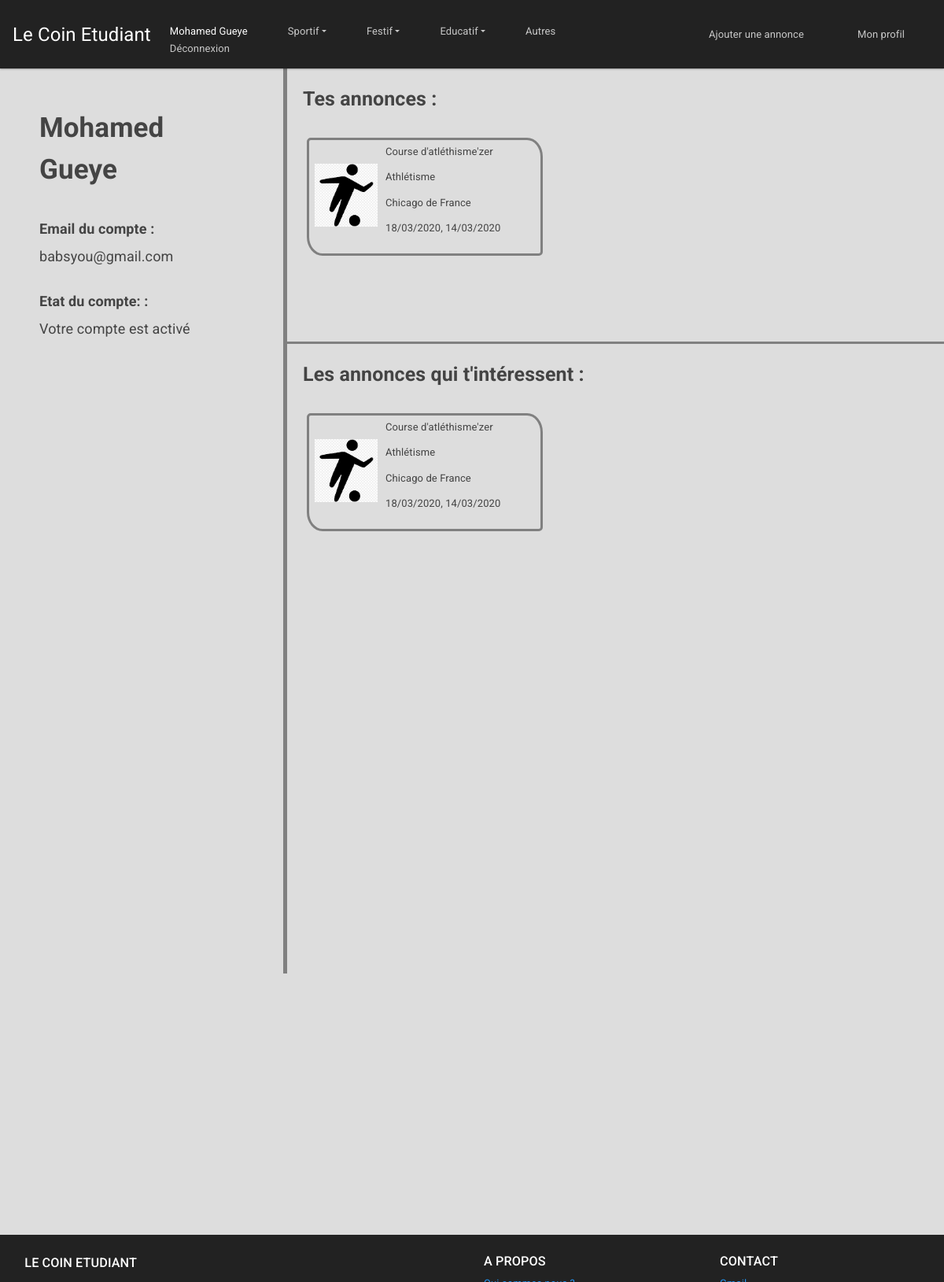
The app's page /controleur/Profil.ctrl.php (signed in) with its own data.
### tables this page shows
CREATE TABLE annonce (
	id INTEGER PRIMARY KEY,
  idClient INTEGER,
  categorie INTEGER,
	titre TEXT,
  contenu TEXT,
  adresse TEXT,
  nbParticipant INTEGER,
  nbInteresse INTEGER,
  departement TEXT,
  datePrevu INTEGER,
  dateHeure INTEGER,
	photo1 TEXT,
  photo2 TEXT,
  photo3 TEXT,
	FOREIGN KEY(idClient) REFERENCES client(id),
  FOREIGN KEY(categorie) REFERENCES categorie(id)
);

CREATE TABLE categorie(
  id INTEGER PRIMARY KEY,
  nom TEXT,
  idpere INTEGER,
  idTitreGlobal INTEGER
);

### modele/DAO.class.php (called while the page is built, shortened)
<?php
class DAO
{
  private $db;
  function __construct()
  {
    try {
      $this->db = new PDO('sqlite:../modele/data/data.db');
    } catch (Exception $e) {
      die("erreur de connexion:".$e->getMessage());
    }
  }
  function getCategorie($idAnnonce): string {
    $requeteSQL = "SELECT C.nom FROM categorie C, annonce A WHERE A.id =$idAnnonce AND A.categorie=C.id";
    $retour = $this->db->query($requeteSQL);
    $categorie = $retour->fetch()[0];
    return $categorie;
  }
  function getAdresse($idAnnonce): string {
    $requeteSQL = "SELECT adresse FROM annonce WHERE id =$idAnnonce";
    $retour = $this->db->query($requeteSQL);
    $addr = $retour->fetch()[0];
    return $addr;
  }
  function getDateAnnonce($idAnnonce): string {
    $requeteSQL = "SELECT datePrevu FROM annonce WHERE id =$idAnnonce";
    $retour = $this->db->query($requeteSQL);
    $date = $retour->fetch()[0];
    return $date;
  }
  function getHeure($idAnnonce): string {
    $requeteSQL = "SELECT dateHeure FROM annonce WHERE id =$idAnnonce";
    $retour = $this->db->query($requeteSQL);
    $heure = $retour->fetch()[0];
    return $heure;
  }
  function getAnnoncesClient($idClient): array {
    $id = (int) $idClient;
    $requeteSQL = "SELECT * FROM annonce WHERE idClient =$id";
    $retourRequete = $this->db->query($requeteSQL);
    $tab_retour = $retourRequete->fetchAll(PDO::FETCH_CLASS, "Annonce");
    return $tab_retour;
  }
  function getAnnoncesFav(int $idClient): array {
    $requeteSQL = "SELECT A.* FROM favoris F, annonce A WHERE F.idClient =$idClient AND F.idAnnonce=A.id";
    $retourRequete = $this->db->query($requeteSQL);
    $tab_retour = $retourRequete->fetchAll(PDO::FETCH_CLASS, "Annonce");
    return $tab_retour;
  }
}
$dao = new DAO();
?>

### vue/Profilview.php (the view, shortened to what this page needs)
<!DOCTYPE html>
<html lang="en" dir="ltr">
<head>
  <link rel="stylesheet" href="../vue/css/bootstrap.min.css">
  <link rel="stylesheet" href="../vue/css/Profilview.css">
  <link rel="stylesheet" href="../vue/css/Header.css">
  <link rel="stylesheet" href='../vue/css/jquery.flipster.css'>
</head>
<body>
  <header>
    <?php include('header.php') ?>
  </header>
  <div class="corps">
    <div class="column" id="gauche" style="background-color:#ddd;">
      <p class="titreDiv" id="nomPrenom"> <?=$_SESSION['Client']->prenom?> <?=$_SESSION['Client']->nom?> </p>
      <div class="afficheMail">
        <label for="mail">Email du compte :</label>
        <p id="mail"> <?=$_SESSION['Client']->email?> </p>
      </div>
      <div class="afficheEtat">
        <label for="etat">Etat du compte: :</label>
        <?php if ($_SESSION['Client']->emailVerifie) { ?>
          <p id="etat">Votre compte est activé</p>
        <?php } else { ?>
          <p id="etat">Votre compte n'est pas activé, vérifiez vore email pour l'activer</p>
        <?php } ?>
      </div>
    </div>
    <div class="column" id="droite" style="background-color:#ddd;">
      <div id="annoncesPub">
        <p class="titreDiv">Tes annonces :</p>
        <?php
        foreach ($annoncesPostees as $annonce) { ?>
          <a href="../controleur/AnnonceDetail.ctrl.php?id=<?=$annonce->id ?>" style="text-decoration:none; color: inherit;">
            <div class="annonce annonceZoom">
            <img src="../modele/img/icone_sport.jpg" class="image">
            <p class="titre"> <?php echo($annonce->titre); ?></p>
            <p class="categorie"><?php
            $cat = getCategorie($annonce->id, $dao);
            echo "$cat"; ?></p>
            <p class="adresse"> <?php
            $addr = getAdresse($annonce->id, $dao);
            echo "$addr"; ?></p>
            <p class="horraire"><?php
            $date = getDateAnnonce($annonce->id, $dao);
            $heure = getHeure($annonce->id, $dao);
            echo "$date, $heure"; ?></p>
          </div> </a>
        <?php } ?>
      </div>
      <a href="../controleur/AnnonceDetail.ctrl.php?id=<?=$annonce->id ?>" style="text-decoration:none; color: inherit;">
        <div id="annoncesFav">
        <p class="titreDiv">Les annonces qui t'intéressent :</p>
        <?php
        foreach ($annoncesFavoris as $annonce) { ?>
          <div class="annonce annonceZoom">
            <img src="../modele/img/icone_sport.jpg" class="image">
            <p class="titre"> <?php echo($annonce->titre); ?></p>
            <p class="categorie"><?php
            $cat = getCategorie($annonce->id, $dao);
            echo "$cat"; ?></p>
            <p class="adresse"> <?php
            $addr = getAdresse($annonce->id, $dao);
            echo "$addr"; ?></p>
            <p class="horraire"><?php
            $date = getDateAnnonce($annonce->id, $dao);
            $heure = getHeure($annonce->id, $dao);
            echo "$date, $heure"; ?></p>
          </div> </a>
        <?php } ?>
      </div>
    </div>
  <footer class="footer">
    <?php include('footer.php') ?>
  </footer>
</body>
</html>

### vue/css/Profilview.css (style rules this page uses)
* { box-sizing: border-box; }
body { background-color: #DDDDDD; }
.corps { width: 100%; height: 100%; }
.column { float: left; }
#gauche { width: 30%; height: 100%; padding: 50px; font-size: 18px; }
#droite { width: 70%; border-left: solid 5px grey; }
#annoncesPub { padding: 20px; overflow-y: auto; height: 350px; border-bottom: solid 3px grey; }
#annoncesFav { padding: 20px; overflow-y: auto; height: 800px; }
.annonce { margin: 5px 15px 15px 5px;; float: left; width: 300px; height: 150px; border: solid 3px grey; border-radius: 5px 20px / 5px 24px; padding: 5px; }
.image { float: left; margin: 25px 10px 25px 2px;; height: 80px; width: 80px; }
.titreDiv { font-size: 25px; font-weight: bold; }
#nomPrenom { font-size: 35px; }
label { font-weight: bold; }
#etat, #mail { margin-bottom: 30px; }
.annonceZoom { transition: transform .2s; }

### vue/footer.php (style rules this page uses)
footer { background-color: #222; color: #FFF; }
html { position: relative; min-height: 100%; }
.footer { position: absolute; bottom: 0; width: 100%; height: 60px; background: #000000; color: #FFFFFF; }

### records on screen
annonce: titre "Course d'atléthisme'zer", id.nom "Athlétisme", addr "Chicago de France", date "18/03/2020", heure "14/03/2020"

### other values on screen
$_SESSION['Client']->prenom "Mohamed"
$_SESSION['Client']->nom "Gueye"
$_SESSION['Client']->email "babsyou@gmail.com"
